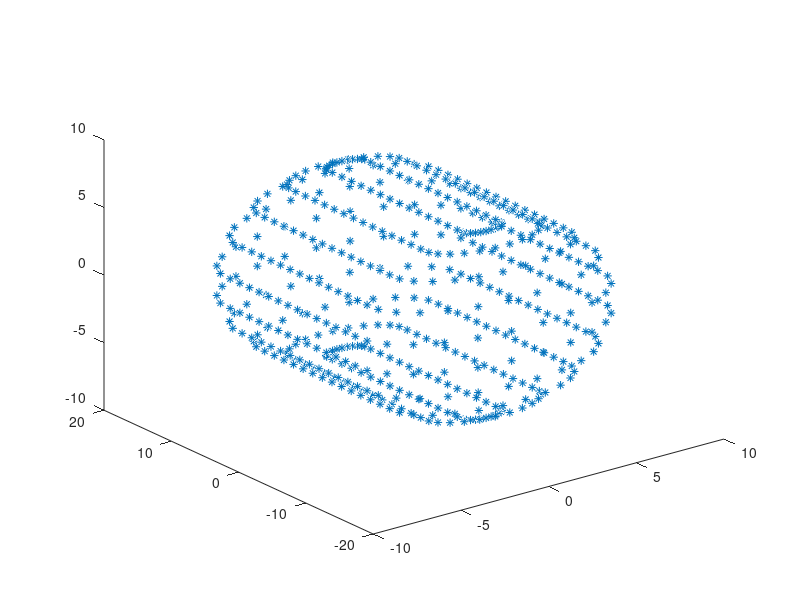

Recreate this plot in MATLAB.
clear all;
%Cylinder
%========
%Radius of cylinder
R=7;
%number of points along z in the cylinder
Nzc=14;

%number of points round the circumference
Nphi=20;

%remember to clear workspace after changing Nphi

%halv length of cylinder
L=10;

%z value along the centre axes of cylinder
%z_cyl=linspace(-L+(L/Nzc),L-(L/Nzc),Nzc);
%z=z_cyl;

dz_cyl=L/Nzc;

%pac is "Place Along the Centre"
%rac is "points Round About the Circumference" 

counterc=1;
for pac=1:Nzc
    for rac=1:Nphi
    
    phi=((2*pi)/Nphi)*(rac-0.5);
    
    %position z,x,y
    zc(counterc)=-L+(L/Nzc)+(2*L/Nzc)*(-1+pac);
    xc(counterc)=R*cos(phi);
    yc(counterc)=R*sin(phi);
    
    %normal vector
    z_n_cyl(counterc)=0;
    x_n_cyl(counterc)=cos(phi);
    y_n_cyl(counterc)=sin(phi);
    
    areaCyl(counterc)=R*(2*L/Nzc)*((2*pi)/Nphi);
    
    counterc=counterc+1;
    end
end

normVeccyl=[x_n_cyl;y_n_cyl;z_n_cyl];

%
N_theta = 10;
N_phi = 24;
N = N_phi*N_theta;

%Position Vector Matrix for the 4 quarter-spheres- 
%that makes the ends
countersph=1;
for jphi=1:N_phi/4
   for jtheta=1:N_theta
       
      theta = ((pi)/N_theta)*(jtheta - 0.5);
        phis = ((2*pi)/N_phi)*(jphi - 0.5);
        
        zs(countersph)=R*sin(theta)*cos(phis)+L;
        ys(countersph)=R*sin(theta)*sin(phis);
        xs(countersph)=R*cos(theta);
        
        normsph1z(countersph)=sin(theta)*cos(phis);
        normsph1y(countersph)=sin(theta)*sin(phis);
        normsph1x(countersph)=cos(theta);
        
        areasph(countersph) = (R^2)*((2*pi)/phi)*(cos(theta - (pi/(2*N_theta)))-cos(theta + (pi/(2*N_theta))));
        
        countersph=countersph+1;
    end
end

for jphi=1:N_phi/4
   for jtheta=1:N_theta
       
      theta = ((pi)/N_theta)*(jtheta - 0.5);
        phis = ((2*pi)/N_phi)*(jphi - 0.5);
        
        
        zs(countersph)=R*sin(theta)*cos(phis)+L;
        ys(countersph)=R*(-sin(theta))*sin(phis);
        xs(countersph)=R*cos(theta);
        
        normsph1z(countersph)=sin(theta)*cos(phis);
        normsph1y(countersph)=-sin(theta)*sin(phis);
        normsph1x(countersph)=cos(theta);
        
        areasph(countersph) = (R^2)*((2*pi)/phi)*(cos(theta - (pi/(2*N_theta)))-cos(theta + (pi/(2*N_theta))));
        
        countersph=countersph+1;
    end
end

for jphi=1:N_phi/4
   for jtheta=1:N_theta
       
      theta = ((pi)/N_theta)*(jtheta - 0.5);
        phis = ((2*pi)/N_phi)*(jphi - 0.5);
        
        
        zs(countersph)=R*(-sin(theta))*cos(phis)-L;
        ys(countersph)=R*sin(theta)*sin(phis);
        xs(countersph)=R*cos(theta);
        
        normsph1z(countersph)=-sin(theta)*cos(phis);
        normsph1y(countersph)=sin(theta)*sin(phis);
        normsph1x(countersph)=cos(theta);
        
        areasph(countersph) = (R^2)*((2*pi)/phi)*(cos(theta - (pi/(2*N_theta)))-cos(theta + (pi/(2*N_theta))));
        
        countersph=countersph+1;
    end
end

for jphi=1:N_phi/4
   for jtheta=1:N_theta
       
      theta = ((pi)/N_theta)*(jtheta - 0.5);
        phis = ((2*pi)/N_phi)*(jphi - 0.5);
        
        
        zs(countersph)=R*(-sin(theta))*cos(phis)-L;
        ys(countersph)=R*(-sin(theta))*sin(phis);
        xs(countersph)=R*cos(theta);
        
        normsph1z(countersph)=-sin(theta)*cos(phis);
        normsph1y(countersph)=-sin(theta)*sin(phis);
        normsph1x(countersph)=cos(theta);
        
        areasph(countersph) = (R^2)*((2*pi)/phi)*(cos(theta - (pi/(2*N_theta)))-cos(theta + (pi/(2*N_theta))));
        
        countersph=countersph+1;
    end
end

counter=counterc+countersph-2;
normVecSph=[;normsph1x;normsph1y;normsph1z];
normVec_cyl_sph=[normVeccyl normVecSph];
vecC=[(xc);(yc);(zc)];
vecsph=[(xs);(ys);(zs)];
x=[xc xs];
y=[yc ys];
z=[zc zs];
vecarea_cyl_sph=[areaCyl areasph];

vec_cyl_sph=[(x);(y);(z)];

plot3(y,z,x,'*')

AllInfo=[(vec_cyl_sph);(vecarea_cyl_sph);(normVec_cyl_sph)];


